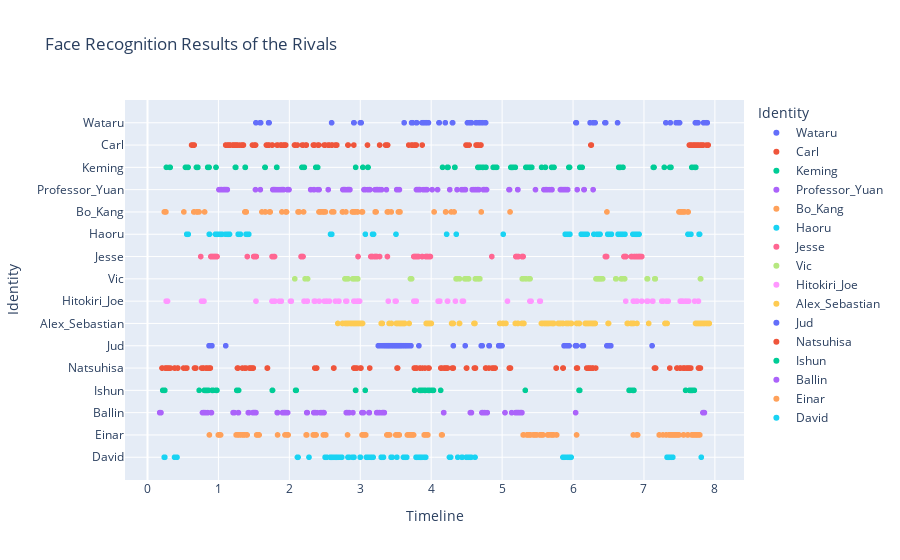

Notebook code for this chart:
### Markdown cell above
### GENERAL

### Code cell
# User plotly to visualize something

import plotly.express as px
import pandas as pd

# Load all csv files in csv/
import glob
import os

csv_files = glob.glob("csv/*.csv")
# Convert all entries to structured data with attribute 0 as frame number, 1 as Face Box, and 5 as Identity
# Skip first two lines of each file
# Skip rows where Identity is N/A

USE_GENERAL_NAMES = False
USE_GENDER_NAMES = True
IGNORE_MINOR_CHARACTERS = True

FILM_FRAME_TOTALS = {
	"Cliff": 2097,
	"Our Village": 2377,
	"Diary of Nurse": 2297,
	"Sabrina": 2751,
	"The Man from Laramie": 2477,
	"Human Desire": 2200,
	"Chikamatsu Story": 2460,
	"Black River": 2552,
	"Duel in the Sun": 3207,
	"Gilda": 2652,
	"Jigoku Mon": 2151,
	"Kurutta Kajitsu": 2076,
	"Notorious": 2433,
	"Oklahoma": 3577,
	"Vikings": 2740,
	"Waves of Life": 2465
}

RIVALS = ["Keming", "Professor Yuan", "Haoru", "David", "Vic", "Carl", "Ishun", "Hitokiri Joe", "Natsuhisa", "Bo Kang", "Wataru", "Jud", "Alex Sebastian", "Ballin", "Einar", "Jesse"]
MALES = []#["Zhanwu", "Fan Jun", "Changping", "Linus", "Will", "Jeff", "Mohei", "Nishida", "Haruji", "Jin Zhang", "Moritoo", "Curly", "Devlin", "Johnny", "Eric", "Lewt"]
LADIES = []#["Shuzhen", "Fang Qing", "Suhua", "Sabrina", "Barbara", "Vicki", "Osan", "Shizuko", "Eri", "Ye Suping", "Kesa", "Laurey", "Alicia", "Gilda", "Morgana", "Pearl"]

PROTAGONISTS = []#["Zhanwu", "Fang Qing", "Suhua", "Sabrina", "Will", "Jeff", "Mohei", "Nishida", "Haruji", "Jin Zhang", "Moritoo", "Curly", "Alicia", "Johnny", "Eric", "Pearl"]
LOVES = []#["Shuzhen", "Fan Jun", "Changping", "Linus", "Barbara", "Vicki", "Osan", "Shizuko", "Eri", "Ye Suping", "Kesa", "Laurey", "Devlin", "Gilda", "Morgana", "Lewt"]

def get_name(name):
	if USE_GENDER_NAMES:
		if name in MALES:
			name = "Male"
		elif name in LADIES:
			name = "Female"
	else:
		if name in PROTAGONISTS:
			name = "Protagonist"
		elif name in LOVES:
			name = "Love"
	return name

data = []
for file in csv_files:
	with open(file) as f:
		lines = f.readlines()[2:]
		for line in lines:
			line = line.split(",")
			if line[5] != "\"N/A\"":
				# Att 3 is frame numbder / film's total frames (the film is the name of the current csv file)
				total = FILM_FRAME_TOTALS[os.path.basename(file)[:-4]]
				frame = int(line[0][1:][:-1])
				name = line[5][1:][:-1]
				if USE_GENERAL_NAMES:
					if name in RIVALS:
						name = "Rival"
					name = get_name(name)
				if IGNORE_MINOR_CHARACTERS:
					if USE_GENERAL_NAMES:
						if name not in ["Rival", "Protagonist", "Female", "Male", "Love"]:
							continue
					else:
						if name not in RIVALS:
							if name not in PROTAGONISTS:
								if name not in LOVES:
									continue
				data.append([frame, line[1], name.replace(" ", "_"), frame / total * 8])

df = pd.DataFrame(data, columns=["Frame", "Face Box", "Identity", "Timeline"])
df["Identity"] = df["Identity"].astype(str)
df["Identity"] = df["Identity"].apply(lambda x: x.split(" ")[0])

# Create a scatter plot of the data
fig = px.scatter(df, height=560, x="Timeline", y="Identity", color="Identity", title="Face Recognition Results of the Rivals")
fig.show()

### Figure 1 — Plotly figure (JSON) as saved in the notebook; plotly's stock layout.template omitted (floating-point values rounded to 4 significant figures; data arrays with more than 128 entries replaced by an {"elided": "..."} marker saying what was removed)
{"data": [{"hovertemplate": "Identity=%{y}<br>Timeline=%{x}<extra></extra>", "legendgroup": "Wataru", "marker": {"color": "#636efa", "symbol": "circle"}, "mode": "markers", "name": "Wataru", "showlegend": true, "type": "scattergl", "x": [3.723, 3.727, 3.73, 3.734, 3.738, 3.79, 3.794, 3.797, 3.872, 3.875, 3.879, 3.883, 3.887, 3.89, 3.894, 3.898, 3.901, 3.905, 3.92, 3.924, 3.927, 3.931, 3.935, 3.939, 3.942, 3.957, 3.961, 4.11, 4.113, 4.199, 4.299, 4.303, 4.511, 4.515, 4.541, 4.545, 4.549, 4.556, 4.56, 4.563, 4.567, 4.63, 4.634, 4.638, 4.675, 4.679, 4.682, 4.694, 4.716, 4.72, 4.723, 4.764, 4.768, 6.04, 6.044, 6.047, 6.241, 6.285, 6.289, 6.311, 6.449, 6.457, 6.46, 6.628, 7.308, 7.371, 7.453, 7.476, 7.479, 7.483, 7.487, 7.49, 7.494, 7.498, 7.502, 7.725, 7.728, 7.732, 7.736, 7.74, 7.743, 7.747, 7.751, 7.755, 7.758, 7.762, 7.84, 7.844, 7.848, 7.874, 7.877, 7.881, 7.885, 7.888, 7.892, 1.529, 1.588, 1.592, 1.596, 1.707, 1.711, 1.715, 2.596, 2.908, 2.912, 3.001, 3.005, 3.009, 3.013, 3.619], "xaxis": "x", "y": ["Wataru", "Wataru", "Wataru", "Wataru", "Wataru", "Wataru", "Wataru", "Wataru", "Wataru", "Wataru", "Wataru", "Wataru", "Wataru", "Wataru", "Wataru", "Wataru", "Wataru", "Wataru", "Wataru", "Wataru", "Wataru", "Wataru", "Wataru", "Wataru", "Wataru", "Wataru", "Wataru", "Wataru", "Wataru", "Wataru", "Wataru", "Wataru", "Wataru", "Wataru", "Wataru", "Wataru", "Wataru", "Wataru", "Wataru", "Wataru", "Wataru", "Wataru", "Wataru", "Wataru", "Wataru", "Wataru", "Wataru", "Wataru", "Wataru", "Wataru", "Wataru", "Wataru", "Wataru", "Wataru", "Wataru", "Wataru", "Wataru", "Wataru", "Wataru", "Wataru", "Wataru", "Wataru", "Wataru", "Wataru", "Wataru", "Wataru", "Wataru", "Wataru", "Wataru", "Wataru", "Wataru", "Wataru", "Wataru", "Wataru", "Wataru", "Wataru", "Wataru", "Wataru", "Wataru", "Wataru", "Wataru", "Wataru", "Wataru", "Wataru", "Wataru", "Wataru", "Wataru", "Wataru", "Wataru", "Wataru", "Wataru", "Wataru", "Wataru", "Wataru", "Wataru", "Wataru", "Wataru", "Wataru", "Wataru", "Wataru", "Wataru", "Wataru", "Wataru", "Wataru", "Wataru", "Wataru", "Wataru", "Wataru", "Wataru", "Wataru"], "yaxis": "y"}, {"hovertemplate": "Identity=%{y}<br>Timeline=%{x}<extra></extra>", "legendgroup": "Carl", "marker": {"color": "#EF553B", "symbol": "circle"}, "mode": "markers", "name": "Carl", "showlegend": true, "type": "scattergl", "x": {"elided": "178 float values"}, "xaxis": "x", "y": {"elided": "178 str values"}, "yaxis": "y"}, {"hovertemplate": "Identity=%{y}<br>Timeline=%{x}<extra></extra>", "legendgroup": "Keming", "marker": {"color": "#00cc96", "symbol": "circle"}, "mode": "markers", "name": "Keming", "showlegend": true, "type": "scattergl", "x": [4.16, 4.227, 4.231, 4.234, 4.237, 4.332, 4.335, 4.658, 4.661, 4.665, 4.668, 4.671, 4.688, 4.722, 4.725, 4.729, 4.732, 4.769, 4.772, 4.873, 4.887, 4.91, 4.924, 5.122, 5.126, 5.129, 5.133, 5.136, 5.139, 5.146, 5.149, 5.156, 5.186, 5.334, 5.338, 5.348, 0.5351, 5.351, 5.385, 5.388, 5.392, 5.405, 5.408, 5.419, 0.5452, 5.557, 5.607, 5.61, 0.5688, 5.698, 5.701, 5.705, 0.5721, 5.728, 5.732, 5.94, 5.944, 5.947, 5.95, 6.095, 6.129, 6.644, 6.647, 6.65, 6.654, 6.66, 6.664, 6.667, 6.704, 0.6899, 0.6933, 0.7034, 0.7101, 7.132, 7.135, 7.138, 7.142, 7.286, 7.364, 7.374, 7.377, 7.381, 7.674, 7.677, 7.68, 7.717, 7.721, 7.724, 7.727, 7.731, 0.8481, 0.8515, 0.865, 0.8683, 0.9659, 1.239, 1.245, 1.377, 1.38, 1.656, 1.659, 1.821, 1.824, 2.178, 2.201, 2.211, 2.373, 2.4, 0.2659, 2.935, 3.036, 3.106, 3.11, 0.313, 0.3164, 0.3197], "xaxis": "x", "y": ["Keming", "Keming", "Keming", "Keming", "Keming", "Keming", "Keming", "Keming", "Keming", "Keming", "Keming", "Keming", "Keming", "Keming", "Keming", "Keming", "Keming", "Keming", "Keming", "Keming", "Keming", "Keming", "Keming", "Keming", "Keming", "Keming", "Keming", "Keming", "Keming", "Keming", "Keming", "Keming", "Keming", "Keming", "Keming", "Keming", "Keming", "Keming", "Keming", "Keming", "Keming", "Keming", "Keming", "Keming", "Keming", "Keming", "Keming", "Keming", "Keming", "Keming", "Keming", "Keming", "Keming", "Keming", "Keming", "Keming", "Keming", "Keming", "Keming", "Keming", "Keming", "Keming", "Keming", "Keming", "Keming", "Keming", "Keming", "Keming", "Keming", "Keming", "Keming", "Keming", "Keming", "Keming", "Keming", "Keming", "Keming", "Keming", "Keming", "Keming", "Keming", "Keming", "Keming", "Keming", "Keming", "Keming", "Keming", "Keming", "Keming", "Keming", "Keming", "Keming", "Keming", "Keming", "Keming", "Keming", "Keming", "Keming", "Keming", "Keming", "Keming", "Keming", "Keming", "Keming", "Keming", "Keming", "Keming", "Keming", "Keming", "Keming", "Keming", "Keming", "Keming", "Keming", "Keming", "Keming"], "yaxis": "y"}, {"hovertemplate": "Identity=%{y}<br>Timeline=%{x}<extra></extra>", "legendgroup": "Professor_Yuan", "marker": {"color": "#ab63fa", "symbol": "circle"}, "mode": "markers", "name": "Professor_Yuan", "showlegend": true, "type": "scattergl", "x": {"elided": "181 float values"}, "xaxis": "x", "y": {"elided": "181 str values"}, "yaxis": "y"}, {"hovertemplate": "Identity=%{y}<br>Timeline=%{x}<extra></extra>", "legendgroup": "Bo_Kang", "marker": {"color": "#FFA15A", "symbol": "circle"}, "mode": "markers", "name": "Bo_Kang", "showlegend": true, "type": "scattergl", "x": [3.382, 3.388, 3.391, 3.395, 3.398, 3.437, 3.538, 3.541, 3.547, 3.551, 3.557, 3.56, 4.041, 4.203, 4.206, 4.284, 4.323, 4.706, 5.112, 0.5128, 6.478, 0.6523, 0.6621, 0.6945, 0.6978, 0.701, 0.7043, 0.7075, 0.727, 7.494, 7.503, 7.507, 7.51, 7.513, 7.516, 7.52, 7.529, 7.533, 7.536, 7.539, 7.552, 7.555, 7.559, 7.562, 7.575, 7.617, 7.62, 7.624, 0.8049, 1.373, 1.376, 1.386, 1.389, 1.392, 1.613, 1.658, 1.662, 1.72, 1.723, 1.727, 1.73, 1.895, 1.951, 1.954, 1.957, 1.96, 2.123, 2.126, 2.132, 2.139, 2.2, 0.2369, 2.418, 2.421, 2.424, 2.428, 2.431, 2.444, 2.45, 0.2467, 2.473, 2.476, 2.48, 2.483, 2.486, 2.492, 0.2499, 2.509, 0.2531, 0.2596, 2.6, 2.626, 2.749, 2.752, 2.755, 2.798, 2.888, 2.892, 2.895, 2.898, 2.901, 2.905, 2.908, 2.911, 2.914, 2.918, 2.921, 2.927, 2.931, 2.957, 2.96, 2.963, 3.022, 3.025, 3.028, 3.031, 3.21, 3.213, 3.223], "xaxis": "x", "y": ["Bo_Kang", "Bo_Kang", "Bo_Kang", "Bo_Kang", "Bo_Kang", "Bo_Kang", "Bo_Kang", "Bo_Kang", "Bo_Kang", "Bo_Kang", "Bo_Kang", "Bo_Kang", "Bo_Kang", "Bo_Kang", "Bo_Kang", "Bo_Kang", "Bo_Kang", "Bo_Kang", "Bo_Kang", "Bo_Kang", "Bo_Kang", "Bo_Kang", "Bo_Kang", "Bo_Kang", "Bo_Kang", "Bo_Kang", "Bo_Kang", "Bo_Kang", "Bo_Kang", "Bo_Kang", "Bo_Kang", "Bo_Kang", "Bo_Kang", "Bo_Kang", "Bo_Kang", "Bo_Kang", "Bo_Kang", "Bo_Kang", "Bo_Kang", "Bo_Kang", "Bo_Kang", "Bo_Kang", "Bo_Kang", "Bo_Kang", "Bo_Kang", "Bo_Kang", "Bo_Kang", "Bo_Kang", "Bo_Kang", "Bo_Kang", "Bo_Kang", "Bo_Kang", "Bo_Kang", "Bo_Kang", "Bo_Kang", "Bo_Kang", "Bo_Kang", "Bo_Kang", "Bo_Kang", "Bo_Kang", "Bo_Kang", "Bo_Kang", "Bo_Kang", "Bo_Kang", "Bo_Kang", "Bo_Kang", "Bo_Kang", "Bo_Kang", "Bo_Kang", "Bo_Kang", "Bo_Kang", "Bo_Kang", "Bo_Kang", "Bo_Kang", "Bo_Kang", "Bo_Kang", "Bo_Kang", "Bo_Kang", "Bo_Kang", "Bo_Kang", "Bo_Kang", "Bo_Kang", "Bo_Kang", "Bo_Kang", "Bo_Kang", "Bo_Kang", "Bo_Kang", "Bo_Kang", "Bo_Kang", "Bo_Kang", "Bo_Kang", "Bo_Kang", "Bo_Kang", "Bo_Kang", "Bo_Kang", "Bo_Kang", "Bo_Kang", "Bo_Kang", "Bo_Kang", "Bo_Kang", "Bo_Kang", "Bo_Kang", "Bo_Kang", "Bo_Kang", "Bo_Kang", "Bo_Kang", "Bo_Kang", "Bo_Kang", "Bo_Kang", "Bo_Kang", "Bo_Kang", "Bo_Kang", "Bo_Kang", "Bo_Kang", "Bo_Kang", "Bo_Kang", "Bo_Kang", "Bo_Kang", "Bo_Kang"], "yaxis": "y"}, {"hovertemplate": "Identity=%{y}<br>Timeline=%{x}<extra></extra>", "legendgroup": "Haoru", "marker": {"color": "#19d3f3", "symbol": "circle"}, "mode": "markers", "name": "Haoru", "showlegend": true, "type": "scattergl", "x": {"elided": "134 float values"}, "xaxis": "x", "y": {"elided": "134 str values"}, "yaxis": "y"}, {"hovertemplate": "Identity=%{y}<br>Timeline=%{x}<extra></extra>", "legendgroup": "Jesse", "marker": {"color": "#FF6692", "symbol": "circle"}, "mode": "markers", "name": "Jesse", "showlegend": true, "type": "scattergl", "x": [2.969, 3.148, 3.156, 3.158, 3.161, 3.163, 3.171, 3.173, 3.205, 3.208, 3.21, 3.213, 3.215, 3.218, 3.22, 3.225, 3.228, 3.23, 3.233, 3.273, 3.383, 3.754, 3.764, 3.767, 3.769, 3.772, 3.782, 3.784, 3.794, 3.807, 3.814, 3.819, 3.822, 3.872, 3.874, 3.924, 3.926, 3.929, 3.931, 3.944, 3.946, 3.949, 3.974, 3.986, 3.989, 4.854, 5.194, 5.196, 5.204, 5.206, 5.226, 5.229, 5.281, 5.283, 5.286, 5.288, 5.291, 5.293, 5.296, 6.456, 6.458, 6.461, 6.463, 6.466, 6.468, 6.471, 6.473, 6.718, 6.72, 6.735, 6.738, 6.74, 6.743, 6.745, 6.82, 6.825, 6.83, 6.86, 6.87, 6.892, 6.895, 6.915, 6.93, 6.932, 6.937, 6.94, 6.942, 6.955, 6.97, 0.7509, 0.893, 0.8955, 0.898, 0.903, 0.918, 0.9205, 0.923, 0.9429, 0.9454, 0.9479, 0.9529, 0.9554, 0.9579, 0.9604, 0.9629, 0.9779, 0.9804, 1.407, 1.497, 1.507, 1.509, 1.512, 1.514, 1.517, 1.519, 1.534, 1.756, 1.781, 1.791, 2.165, 2.168, 2.17, 2.173, 2.178, 2.18, 2.185, 2.188, 2.193], "xaxis": "x", "y": ["Jesse", "Jesse", "Jesse", "Jesse", "Jesse", "Jesse", "Jesse", "Jesse", "Jesse", "Jesse", "Jesse", "Jesse", "Jesse", "Jesse", "Jesse", "Jesse", "Jesse", "Jesse", "Jesse", "Jesse", "Jesse", "Jesse", "Jesse", "Jesse", "Jesse", "Jesse", "Jesse", "Jesse", "Jesse", "Jesse", "Jesse", "Jesse", "Jesse", "Jesse", "Jesse", "Jesse", "Jesse", "Jesse", "Jesse", "Jesse", "Jesse", "Jesse", "Jesse", "Jesse", "Jesse", "Jesse", "Jesse", "Jesse", "Jesse", "Jesse", "Jesse", "Jesse", "Jesse", "Jesse", "Jesse", "Jesse", "Jesse", "Jesse", "Jesse", "Jesse", "Jesse", "Jesse", "Jesse", "Jesse", "Jesse", "Jesse", "Jesse", "Jesse", "Jesse", "Jesse", "Jesse", "Jesse", "Jesse", "Jesse", "Jesse", "Jesse", "Jesse", "Jesse", "Jesse", "Jesse", "Jesse", "Jesse", "Jesse", "Jesse", "Jesse", "Jesse", "Jesse", "Jesse", "Jesse", "Jesse", "Jesse", "Jesse", "Jesse", "Jesse", "Jesse", "Jesse", "Jesse", "Jesse", "Jesse", "Jesse", "Jesse", "Jesse", "Jesse", "Jesse", "Jesse", "Jesse", "Jesse", "Jesse", "Jesse", "Jesse", "Jesse", "Jesse", "Jesse", "Jesse", "Jesse", "Jesse", "Jesse", "Jesse", "Jesse", "Jesse", "Jesse", "Jesse", "Jesse", "Jesse", "Jesse", "Jesse", "Jesse", "Jesse"], "yaxis": "y"}, {"hovertemplate": "Identity=%{y}<br>Timeline=%{x}<extra></extra>", "legendgroup": "Vic", "marker": {"color": "#B6E880", "symbol": "circle"}, "mode": "markers", "name": "Vic", "showlegend": true, "type": "scattergl", "x": [3.708, 3.711, 3.714, 3.724, 4.35, 4.354, 4.357, 4.36, 4.363, 4.367, 4.399, 4.473, 4.476, 4.48, 4.483, 4.486, 4.489, 4.493, 4.496, 4.499, 4.515, 4.518, 4.522, 4.525, 4.528, 4.622, 4.625, 4.631, 4.635, 4.638, 4.641, 4.657, 4.66, 4.664, 4.667, 4.67, 4.68, 4.683, 4.686, 5.284, 5.287, 5.297, 5.303, 5.332, 5.335, 5.339, 5.377, 5.381, 5.39, 5.394, 6.324, 6.327, 6.33, 6.333, 6.337, 6.34, 6.343, 6.346, 6.35, 6.353, 6.356, 6.363, 6.366, 6.369, 6.372, 6.375, 6.379, 6.382, 6.388, 6.392, 6.395, 6.398, 6.401, 6.405, 6.417, 6.602, 6.605, 6.608, 6.679, 6.682, 6.686, 6.689, 6.692, 6.695, 6.721, 6.724, 6.727, 7.044, 7.047, 7.05, 7.151, 7.154, 7.157, 7.16, 7.797, 7.8, 2.077, 2.222, 2.258, 2.784, 2.787, 2.79, 2.794, 2.797, 2.803, 2.81, 2.823, 2.826, 2.894, 2.897, 2.9, 2.904, 2.907, 2.91, 2.923, 2.926, 2.939, 2.942, 2.958, 2.962, 2.965], "xaxis": "x", "y": ["Vic", "Vic", "Vic", "Vic", "Vic", "Vic", "Vic", "Vic", "Vic", "Vic", "Vic", "Vic", "Vic", "Vic", "Vic", "Vic", "Vic", "Vic", "Vic", "Vic", "Vic", "Vic", "Vic", "Vic", "Vic", "Vic", "Vic", "Vic", "Vic", "Vic", "Vic", "Vic", "Vic", "Vic", "Vic", "Vic", "Vic", "Vic", "Vic", "Vic", "Vic", "Vic", "Vic", "Vic", "Vic", "Vic", "Vic", "Vic", "Vic", "Vic", "Vic", "Vic", "Vic", "Vic", "Vic", "Vic", "Vic", "Vic", "Vic", "Vic", "Vic", "Vic", "Vic", "Vic", "Vic", "Vic", "Vic", "Vic", "Vic", "Vic", "Vic", "Vic", "Vic", "Vic", "Vic", "Vic", "Vic", "Vic", "Vic", "Vic", "Vic", "Vic", "Vic", "Vic", "Vic", "Vic", "Vic", "Vic", "Vic", "Vic", "Vic", "Vic", "Vic", "Vic", "Vic", "Vic", "Vic", "Vic", "Vic", "Vic", "Vic", "Vic", "Vic", "Vic", "Vic", "Vic", "Vic", "Vic", "Vic", "Vic", "Vic", "Vic", "Vic", "Vic", "Vic", "Vic", "Vic", "Vic", "Vic", "Vic", "Vic"], "yaxis": "y"}, {"hovertemplate": "Identity=%{y}<br>Timeline=%{x}<extra></extra>", "legendgroup": "Hitokiri_Joe", "marker": {"color": "#FF97FF", "symbol": "circle"}, "mode": "markers", "name": "Hitokiri_Joe", "showlegend": true, "type": "scattergl", "x": [3.395, 3.492, 3.498, 3.502, 3.505, 3.755, 3.765, 3.768, 3.784, 3.787, 3.79, 4.097, 4.1, 4.11, 4.113, 4.116, 4.122, 4.229, 4.232, 4.342, 4.439, 4.442, 4.455, 5.075, 5.392, 5.408, 5.53, 5.539, 6.743, 6.85, 6.853, 6.856, 6.893, 6.9, 6.903, 6.969, 7.041, 7.044, 7.05, 7.053, 7.119, 7.125, 7.251, 7.263, 7.266, 7.27, 7.317, 7.32, 7.339, 7.342, 7.511, 7.514, 7.517, 7.52, 7.524, 7.527, 7.53, 7.533, 7.536, 7.539, 7.545, 7.549, 7.583, 7.586, 7.589, 7.596, 7.614, 0.7618, 7.63, 7.715, 7.765, 7.768, 0.7806, 0.79, 0.7931, 0.7962, 1.53, 1.755, 1.781, 1.784, 1.793, 1.796, 1.859, 1.887, 2.016, 2.025, 2.028, 2.207, 2.213, 2.251, 2.254, 2.351, 2.354, 2.357, 2.361, 2.364, 2.42, 2.492, 2.514, 2.524, 2.527, 2.564, 0.2633, 2.649, 2.693, 2.699, 0.2727, 0.2759, 0.279, 2.796, 2.809, 0.2821, 2.909, 2.925, 2.956, 2.959, 2.962, 2.966, 2.972, 2.984, 2.987, 2.991], "xaxis": "x", "y": ["Hitokiri_Joe", "Hitokiri_Joe", "Hitokiri_Joe", "Hitokiri_Joe", "Hitokiri_Joe", "Hitokiri_Joe", "Hitokiri_Joe", "Hitokiri_Joe", "Hitokiri_Joe", "Hitokiri_Joe", "Hitokiri_Joe", "Hitokiri_Joe", "Hitokiri_Joe", "Hitokiri_Joe", "Hitokiri_Joe", "Hitokiri_Joe", "Hitokiri_Joe", "Hitokiri_Joe", "Hitokiri_Joe", "Hitokiri_Joe", "Hitokiri_Joe", "Hitokiri_Joe", "Hitokiri_Joe", "Hitokiri_Joe", "Hitokiri_Joe", "Hitokiri_Joe", "Hitokiri_Joe", "Hitokiri_Joe", "Hitokiri_Joe", "Hitokiri_Joe", "Hitokiri_Joe", "Hitokiri_Joe", "Hitokiri_Joe", "Hitokiri_Joe", "Hitokiri_Joe", "Hitokiri_Joe", "Hitokiri_Joe", "Hitokiri_Joe", "Hitokiri_Joe", "Hitokiri_Joe", "Hitokiri_Joe", "Hitokiri_Joe", "Hitokiri_Joe", "Hitokiri_Joe", "Hitokiri_Joe", "Hitokiri_Joe", "Hitokiri_Joe", "Hitokiri_Joe", "Hitokiri_Joe", "Hitokiri_Joe", "Hitokiri_Joe", "Hitokiri_Joe", "Hitokiri_Joe", "Hitokiri_Joe", "Hitokiri_Joe", "Hitokiri_Joe", "Hitokiri_Joe", "Hitokiri_Joe", "Hitokiri_Joe", "Hitokiri_Joe", "Hitokiri_Joe", "Hitokiri_Joe", "Hitokiri_Joe", "Hitokiri_Joe", "Hitokiri_Joe", "Hitokiri_Joe", "Hitokiri_Joe", "Hitokiri_Joe", "Hitokiri_Joe", "Hitokiri_Joe", "Hitokiri_Joe", "Hitokiri_Joe", "Hitokiri_Joe", "Hitokiri_Joe", "Hitokiri_Joe", "Hitokiri_Joe", "Hitokiri_Joe", "Hitokiri_Joe", "Hitokiri_Joe", "Hitokiri_Joe", "Hitokiri_Joe", "Hitokiri_Joe", "Hitokiri_Joe", "Hitokiri_Joe", "Hitokiri_Joe", "Hitokiri_Joe", "Hitokiri_Joe", "Hitokiri_Joe", "Hitokiri_Joe", "Hitokiri_Joe", "Hitokiri_Joe", "Hitokiri_Joe", "Hitokiri_Joe", "Hitokiri_Joe", "Hitokiri_Joe", "Hitokiri_Joe", "Hitokiri_Joe", "Hitokiri_Joe", "Hitokiri_Joe", "Hitokiri_Joe", "Hitokiri_Joe", "Hitokiri_Joe", "Hitokiri_Joe", "Hitokiri_Joe", "Hitokiri_Joe", "Hitokiri_Joe", "Hitokiri_Joe", "Hitokiri_Joe", "Hitokiri_Joe", "Hitokiri_Joe", "Hitokiri_Joe", "Hitokiri_Joe", "Hitokiri_Joe", "Hitokiri_Joe", "Hitokiri_Joe", "Hitokiri_Joe", "Hitokiri_Joe", "Hitokiri_Joe", "Hitokiri_Joe", "Hitokiri_Joe", "Hitokiri_Joe", "Hitokiri_Joe"], "yaxis": "y"}, {"hovertemplate": "Identity=%{y}<br>Timeline=%{x}<extra></extra>", "legendgroup": "Alex_Sebastian", "marker": {"color": "#FECB52", "symbol": "circle"}, "mode": "markers", "name": "Alex_Sebastian", "showlegend": true, "type": "scattergl", "x": {"elided": "223 float values"}, "xaxis": "x", "y": {"elided": "223 str values"}, "yaxis": "y"}, {"hovertemplate": "Identity=%{y}<br>Timeline=%{x}<extra></extra>", "legendgroup": "Jud", "marker": {"color": "#636efa", "symbol": "circle"}, "mode": "markers", "name": "Jud", "showlegend": true, "type": "scattergl", "x": {"elided": "206 float values"}, "xaxis": "x", "y": {"elided": "206 str values"}, "yaxis": "y"}, {"hovertemplate": "Identity=%{y}<br>Timeline=%{x}<extra></extra>", "legendgroup": "Natsuhisa", "marker": {"color": "#EF553B", "symbol": "circle"}, "mode": "markers", "name": "Natsuhisa", "showlegend": true, "type": "scattergl", "x": {"elided": "181 float values"}, "xaxis": "x", "y": {"elided": "181 str values"}, "yaxis": "y"}, {"hovertemplate": "Identity=%{y}<br>Timeline=%{x}<extra></extra>", "legendgroup": "Ishun", "marker": {"color": "#00cc96", "symbol": "circle"}, "mode": "markers", "name": "Ishun", "showlegend": true, "type": "scattergl", "x": [3.766, 3.837, 3.841, 3.844, 3.847, 3.85, 3.857, 3.87, 3.873, 3.906, 3.909, 3.912, 3.915, 3.919, 3.958, 3.961, 3.967, 3.971, 3.974, 3.977, 4.013, 4.016, 4.02, 4.033, 4.133, 5.327, 6.085, 6.088, 6.091, 6.094, 6.79, 6.797, 6.807, 6.839, 6.842, 6.846, 6.849, 6.852, 6.855, 6.859, 0.7285, 7.587, 7.642, 7.646, 7.649, 7.652, 7.655, 7.659, 7.662, 7.665, 7.668, 7.672, 7.675, 7.678, 7.681, 7.685, 7.688, 7.711, 0.8, 0.8033, 0.8098, 0.813, 0.8163, 0.8195, 0.8228, 0.8293, 0.8325, 0.8358, 0.839, 0.8423, 0.8455, 0.8553, 0.8585, 0.9106, 0.9138, 0.9171, 0.9203, 0.9236, 0.9659, 0.9724, 0.9756, 0.9789, 1.259, 1.262, 1.265, 1.268, 1.272, 1.285, 1.759, 1.763, 2.088, 2.091, 2.098, 0.2146, 0.2276, 0.2407, 0.2439, 2.933, 2.937, 3.07], "xaxis": "x", "y": ["Ishun", "Ishun", "Ishun", "Ishun", "Ishun", "Ishun", "Ishun", "Ishun", "Ishun", "Ishun", "Ishun", "Ishun", "Ishun", "Ishun", "Ishun", "Ishun", "Ishun", "Ishun", "Ishun", "Ishun", "Ishun", "Ishun", "Ishun", "Ishun", "Ishun", "Ishun", "Ishun", "Ishun", "Ishun", "Ishun", "Ishun", "Ishun", "Ishun", "Ishun", "Ishun", "Ishun", "Ishun", "Ishun", "Ishun", "Ishun", "Ishun", "Ishun", "Ishun", "Ishun", "Ishun", "Ishun", "Ishun", "Ishun", "Ishun", "Ishun", "Ishun", "Ishun", "Ishun", "Ishun", "Ishun", "Ishun", "Ishun", "Ishun", "Ishun", "Ishun", "Ishun", "Ishun", "Ishun", "Ishun", "Ishun", "Ishun", "Ishun", "Ishun", "Ishun", "Ishun", "Ishun", "Ishun", "Ishun", "Ishun", "Ishun", "Ishun", "Ishun", "Ishun", "Ishun", "Ishun", "Ishun", "Ishun", "Ishun", "Ishun", "Ishun", "Ishun", "Ishun", "Ishun", "Ishun", "Ishun", "Ishun", "Ishun", "Ishun", "Ishun", "Ishun", "Ishun", "Ishun", "Ishun", "Ishun", "Ishun"], "yaxis": "y"}, {"hovertemplate": "Identity=%{y}<br>Timeline=%{x}<extra></extra>", "legendgroup": "Ballin", "marker": {"color": "#ab63fa", "symbol": "circle"}, "mode": "markers", "name": "Ballin", "showlegend": true, "type": "scattergl", "x": {"elided": "157 float values"}, "xaxis": "x", "y": {"elided": "157 str values"}, "yaxis": "y"}, {"hovertemplate": "Identity=%{y}<br>Timeline=%{x}<extra></extra>", "legendgroup": "Einar", "marker": {"color": "#FFA15A", "symbol": "circle"}, "mode": "markers", "name": "Einar", "showlegend": true, "type": "scattergl", "x": {"elided": "243 float values"}, "xaxis": "x", "y": {"elided": "243 str values"}, "yaxis": "y"}, {"hovertemplate": "Identity=%{y}<br>Timeline=%{x}<extra></extra>", "legendgroup": "David", "marker": {"color": "#19d3f3", "symbol": "circle"}, "mode": "markers", "name": "David", "showlegend": true, "type": "scattergl", "x": {"elided": "164 float values"}, "xaxis": "x", "y": {"elided": "164 str values"}, "yaxis": "y"}], "layout": {"height": 560, "legend": {"title": {"text": "Identity"}, "tracegroupgap": 0}, "title": {"text": "Face Recognition Results of the Rivals"}, "xaxis": {"anchor": "y", "domain": [0, 1], "title": {"text": "Timeline"}}, "yaxis": {"anchor": "x", "categoryarray": ["David", "Einar", "Ballin", "Ishun", "Natsuhisa", "Jud", "Alex_Sebastian", "Hitokiri_Joe", "Vic", "Jesse", "Haoru", "Bo_Kang", "Professor_Yuan", "Keming", "Carl", "Wataru"], "categoryorder": "array", "domain": [0, 1], "title": {"text": "Identity"}}}}
